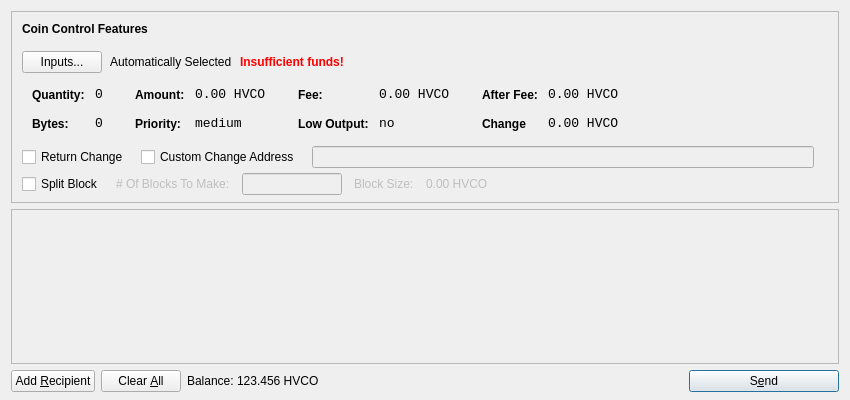
<?xml version="1.0" encoding="UTF-8"?>
<ui version="4.0">
 <class>SendCoinsDialog</class>
 <widget class="QDialog" name="SendCoinsDialog">
  <property name="geometry">
   <rect>
    <x>0</x>
    <y>0</y>
    <width>850</width>
    <height>400</height>
   </rect>
  </property>
  <property name="windowTitle">
   <string>Send Coins</string>
  </property>
  <layout class="QVBoxLayout" name="verticalLayout" stretch="0,1,0">
   <property name="bottomMargin">
    <number>8</number>
   </property>
   <item>
    <widget class="QFrame" name="frameCoinControl">
     <property name="sizePolicy">
      <sizepolicy hsizetype="Expanding" vsizetype="Expanding">
       <horstretch>0</horstretch>
       <verstretch>0</verstretch>
      </sizepolicy>
     </property>
     <property name="maximumSize">
      <size>
       <width>16777215</width>
       <height>16777215</height>
      </size>
     </property>
     <property name="frameShape">
      <enum>QFrame::StyledPanel</enum>
     </property>
     <property name="frameShadow">
      <enum>QFrame::Sunken</enum>
     </property>
     <layout class="QVBoxLayout" name="verticalLayoutCoinControl2">
      <property name="spacing">
       <number>6</number>
      </property>
      <property name="leftMargin">
       <number>0</number>
      </property>
      <property name="topMargin">
       <number>0</number>
      </property>
      <property name="rightMargin">
       <number>0</number>
      </property>
      <property name="bottomMargin">
       <number>6</number>
      </property>
      <item>
       <layout class="QVBoxLayout" name="verticalLayoutCoinControl" stretch="0,0,0,0,1">
        <property name="spacing">
         <number>0</number>
        </property>
        <property name="leftMargin">
         <number>10</number>
        </property>
        <property name="topMargin">
         <number>10</number>
        </property>
        <item>
         <layout class="QHBoxLayout" name="horizontalLayoutCoinControl1">
          <property name="bottomMargin">
           <number>15</number>
          </property>
          <item>
           <widget class="QLabel" name="labelCoinControlFeatures">
            <property name="sizePolicy">
             <sizepolicy hsizetype="Preferred" vsizetype="Maximum">
              <horstretch>0</horstretch>
              <verstretch>0</verstretch>
             </sizepolicy>
            </property>
            <property name="font">
             <font>
              <weight>75</weight>
              <bold>true</bold>
             </font>
            </property>
            <property name="styleSheet">
             <string notr="true">font-weight:bold;</string>
            </property>
            <property name="text">
             <string>Coin Control Features</string>
            </property>
           </widget>
          </item>
         </layout>
        </item>
        <item>
         <layout class="QHBoxLayout" name="horizontalLayoutCoinControl2" stretch="0,0,0,0">
          <property name="spacing">
           <number>8</number>
          </property>
          <property name="bottomMargin">
           <number>10</number>
          </property>
          <item>
           <widget class="QPushButton" name="pushButtonCoinControl">
            <property name="styleSheet">
             <string notr="true"/>
            </property>
            <property name="text">
             <string>Inputs...</string>
            </property>
           </widget>
          </item>
          <item>
           <widget class="QLabel" name="labelCoinControlAutomaticallySelected">
            <property name="text">
             <string>Automatically Selected</string>
            </property>
            <property name="margin">
             <number>5</number>
            </property>
           </widget>
          </item>
          <item>
           <widget class="QLabel" name="labelCoinControlInsuffFunds">
            <property name="font">
             <font>
              <weight>75</weight>
              <bold>true</bold>
             </font>
            </property>
            <property name="styleSheet">
             <string notr="true">color:red;font-weight:bold;</string>
            </property>
            <property name="text">
             <string>Insufficient funds!</string>
            </property>
            <property name="margin">
             <number>5</number>
            </property>
           </widget>
          </item>
          <item>
           <spacer name="horizontalSpacerCoinControl">
            <property name="orientation">
             <enum>Qt::Horizontal</enum>
            </property>
            <property name="sizeHint" stdset="0">
             <size>
              <width>40</width>
              <height>1</height>
             </size>
            </property>
           </spacer>
          </item>
         </layout>
        </item>
        <item>
         <widget class="QWidget" name="widgetCoinControl" native="true">
          <property name="sizePolicy">
           <sizepolicy hsizetype="Preferred" vsizetype="Preferred">
            <horstretch>0</horstretch>
            <verstretch>0</verstretch>
           </sizepolicy>
          </property>
          <property name="minimumSize">
           <size>
            <width>0</width>
            <height>0</height>
           </size>
          </property>
          <property name="styleSheet">
           <string notr="true"/>
          </property>
          <layout class="QHBoxLayout" name="horizontalLayoutCoinControl5">
           <property name="margin">
            <number>0</number>
           </property>
           <item>
            <layout class="QHBoxLayout" name="horizontalLayoutCoinControl3" stretch="0,0,0,1">
             <property name="spacing">
              <number>20</number>
             </property>
             <property name="topMargin">
              <number>0</number>
             </property>
             <property name="bottomMargin">
              <number>10</number>
             </property>
             <item>
              <layout class="QFormLayout" name="formLayoutCoinControl1">
               <property name="horizontalSpacing">
                <number>10</number>
               </property>
               <property name="verticalSpacing">
                <number>14</number>
               </property>
               <property name="leftMargin">
                <number>10</number>
               </property>
               <property name="topMargin">
                <number>4</number>
               </property>
               <property name="rightMargin">
                <number>6</number>
               </property>
               <item row="0" column="0">
                <widget class="QLabel" name="labelCoinControlQuantityText">
                 <property name="styleSheet">
                  <string notr="true">font-weight:bold;</string>
                 </property>
                 <property name="text">
                  <string>Quantity:</string>
                 </property>
                 <property name="margin">
                  <number>0</number>
                 </property>
                </widget>
               </item>
               <item row="0" column="1">
                <widget class="QLabel" name="labelCoinControlQuantity">
                 <property name="font">
                  <font>
                   <family>Monospace</family>
                   <pointsize>10</pointsize>
                  </font>
                 </property>
                 <property name="cursor">
                  <cursorShape>IBeamCursor</cursorShape>
                 </property>
                 <property name="contextMenuPolicy">
                  <enum>Qt::ActionsContextMenu</enum>
                 </property>
                 <property name="text">
                  <string>0</string>
                 </property>
                 <property name="margin">
                  <number>0</number>
                 </property>
                 <property name="textInteractionFlags">
                  <set>Qt::LinksAccessibleByMouse|Qt::TextSelectableByKeyboard|Qt::TextSelectableByMouse</set>
                 </property>
                </widget>
               </item>
               <item row="1" column="0">
                <widget class="QLabel" name="labelCoinControlBytesText">
                 <property name="styleSheet">
                  <string notr="true">font-weight:bold;</string>
                 </property>
                 <property name="text">
                  <string>Bytes:</string>
                 </property>
                </widget>
               </item>
               <item row="1" column="1">
                <widget class="QLabel" name="labelCoinControlBytes">
                 <property name="font">
                  <font>
                   <family>Monospace</family>
                   <pointsize>10</pointsize>
                  </font>
                 </property>
                 <property name="cursor">
                  <cursorShape>IBeamCursor</cursorShape>
                 </property>
                 <property name="contextMenuPolicy">
                  <enum>Qt::ActionsContextMenu</enum>
                 </property>
                 <property name="text">
                  <string>0</string>
                 </property>
                 <property name="textInteractionFlags">
                  <set>Qt::LinksAccessibleByMouse|Qt::TextSelectableByKeyboard|Qt::TextSelectableByMouse</set>
                 </property>
                </widget>
               </item>
              </layout>
             </item>
             <item>
              <layout class="QFormLayout" name="formLayoutCoinControl2">
               <property name="horizontalSpacing">
                <number>10</number>
               </property>
               <property name="verticalSpacing">
                <number>14</number>
               </property>
               <property name="leftMargin">
                <number>6</number>
               </property>
               <property name="topMargin">
                <number>4</number>
               </property>
               <property name="rightMargin">
                <number>6</number>
               </property>
               <item row="0" column="0">
                <widget class="QLabel" name="labelCoinControlAmountText">
                 <property name="styleSheet">
                  <string notr="true">font-weight:bold;</string>
                 </property>
                 <property name="text">
                  <string>Amount:</string>
                 </property>
                 <property name="margin">
                  <number>0</number>
                 </property>
                </widget>
               </item>
               <item row="0" column="1">
                <widget class="QLabel" name="labelCoinControlAmount">
                 <property name="font">
                  <font>
                   <family>Monospace</family>
                   <pointsize>10</pointsize>
                  </font>
                 </property>
                 <property name="cursor">
                  <cursorShape>IBeamCursor</cursorShape>
                 </property>
                 <property name="contextMenuPolicy">
                  <enum>Qt::ActionsContextMenu</enum>
                 </property>
                 <property name="text">
                  <string>0.00 HVCO</string>
                 </property>
                 <property name="textInteractionFlags">
                  <set>Qt::LinksAccessibleByMouse|Qt::TextSelectableByKeyboard|Qt::TextSelectableByMouse</set>
                 </property>
                </widget>
               </item>
               <item row="1" column="0">
                <widget class="QLabel" name="labelCoinControlPriorityText">
                 <property name="styleSheet">
                  <string notr="true">font-weight:bold;</string>
                 </property>
                 <property name="text">
                  <string>Priority:</string>
                 </property>
                </widget>
               </item>
               <item row="1" column="1">
                <widget class="QLabel" name="labelCoinControlPriority">
                 <property name="font">
                  <font>
                   <family>Monospace</family>
                   <pointsize>10</pointsize>
                  </font>
                 </property>
                 <property name="cursor">
                  <cursorShape>IBeamCursor</cursorShape>
                 </property>
                 <property name="contextMenuPolicy">
                  <enum>Qt::ActionsContextMenu</enum>
                 </property>
                 <property name="text">
                  <string>medium</string>
                 </property>
                 <property name="textInteractionFlags">
                  <set>Qt::LinksAccessibleByMouse|Qt::TextSelectableByKeyboard|Qt::TextSelectableByMouse</set>
                 </property>
                </widget>
               </item>
              </layout>
             </item>
             <item>
              <layout class="QFormLayout" name="formLayoutCoinControl3">
               <property name="horizontalSpacing">
                <number>10</number>
               </property>
               <property name="verticalSpacing">
                <number>14</number>
               </property>
               <property name="leftMargin">
                <number>6</number>
               </property>
               <property name="topMargin">
                <number>4</number>
               </property>
               <property name="rightMargin">
                <number>6</number>
               </property>
               <item row="0" column="0">
                <widget class="QLabel" name="labelCoinControlFeeText">
                 <property name="styleSheet">
                  <string notr="true">font-weight:bold;</string>
                 </property>
                 <property name="text">
                  <string>Fee:</string>
                 </property>
                 <property name="margin">
                  <number>0</number>
                 </property>
                </widget>
               </item>
               <item row="0" column="1">
                <widget class="QLabel" name="labelCoinControlFee">
                 <property name="font">
                  <font>
                   <family>Monospace</family>
                   <pointsize>10</pointsize>
                  </font>
                 </property>
                 <property name="cursor">
                  <cursorShape>IBeamCursor</cursorShape>
                 </property>
                 <property name="contextMenuPolicy">
                  <enum>Qt::ActionsContextMenu</enum>
                 </property>
                 <property name="text">
                  <string>0.00 HVCO</string>
                 </property>
                 <property name="textInteractionFlags">
                  <set>Qt::LinksAccessibleByMouse|Qt::TextSelectableByKeyboard|Qt::TextSelectableByMouse</set>
                 </property>
                </widget>
               </item>
               <item row="1" column="0">
                <widget class="QLabel" name="labelCoinControlLowOutputText">
                 <property name="styleSheet">
                  <string notr="true">font-weight:bold;</string>
                 </property>
                 <property name="text">
                  <string>Low Output:</string>
                 </property>
                </widget>
               </item>
               <item row="1" column="1">
                <widget class="QLabel" name="labelCoinControlLowOutput">
                 <property name="font">
                  <font>
                   <family>Monospace</family>
                   <pointsize>10</pointsize>
                  </font>
                 </property>
                 <property name="cursor">
                  <cursorShape>IBeamCursor</cursorShape>
                 </property>
                 <property name="contextMenuPolicy">
                  <enum>Qt::ActionsContextMenu</enum>
                 </property>
                 <property name="text">
                  <string>no</string>
                 </property>
                 <property name="textInteractionFlags">
                  <set>Qt::LinksAccessibleByMouse|Qt::TextSelectableByKeyboard|Qt::TextSelectableByMouse</set>
                 </property>
                </widget>
               </item>
              </layout>
             </item>
             <item>
              <layout class="QFormLayout" name="formLayoutCoinControl4">
               <property name="fieldGrowthPolicy"> 
                 <enum>QFormLayout::AllNonFixedFieldsGrow</enum> 
                </property>			  
               <property name="horizontalSpacing">
                <number>10</number>
               </property>
               <property name="verticalSpacing">
                <number>14</number>
               </property>
               <property name="leftMargin">
                <number>6</number>
               </property>
               <property name="topMargin">
                <number>4</number>
               </property>
               <property name="rightMargin">
                <number>6</number>
               </property>
               <item row="0" column="0">
                <widget class="QLabel" name="labelCoinControlAfterFeeText">
                 <property name="styleSheet">
                  <string notr="true">font-weight:bold;</string>
                 </property>
                 <property name="text">
                  <string>After Fee:</string>
                 </property>
                 <property name="margin">
                  <number>0</number>
                 </property>
                </widget>
               </item>
               <item row="0" column="1">
                <widget class="QLabel" name="labelCoinControlAfterFee">
                 <property name="font">
                  <font>
                   <family>Monospace</family>
                   <pointsize>10</pointsize>
                  </font>
                 </property>
                 <property name="cursor">
                  <cursorShape>IBeamCursor</cursorShape>
                 </property>
                 <property name="contextMenuPolicy">
                  <enum>Qt::ActionsContextMenu</enum>
                 </property>
                 <property name="text">
                  <string>0.00 HVCO</string>
                 </property>
                 <property name="textInteractionFlags">
                  <set>Qt::LinksAccessibleByMouse|Qt::TextSelectableByKeyboard|Qt::TextSelectableByMouse</set>
                 </property>
                </widget>
               </item>
               <item row="1" column="0">
                <widget class="QLabel" name="labelCoinControlChangeText">
                 <property name="styleSheet">
                  <string notr="true">font-weight:bold;</string>
                 </property>
                 <property name="text">
                  <string>Change</string>
                 </property>
                </widget>
               </item>
               <item row="1" column="1">
                <widget class="QLabel" name="labelCoinControlChange">
                 <property name="font">
                  <font>
                   <family>Monospace</family>
                   <pointsize>10</pointsize>
                  </font>
                 </property>
                 <property name="cursor">
                  <cursorShape>IBeamCursor</cursorShape>
                 </property>
                 <property name="contextMenuPolicy">
                  <enum>Qt::ActionsContextMenu</enum>
                 </property>
                 <property name="text">
                  <string>0.00 HVCO</string>
                 </property>
                 <property name="textInteractionFlags">
                  <set>Qt::LinksAccessibleByMouse|Qt::TextSelectableByKeyboard|Qt::TextSelectableByMouse</set>
                 </property>
                </widget>
               </item>
              </layout>
             </item>
            </layout>
           </item>
          </layout>
         </widget>
        </item>
        <item>
        <layout class="QHBoxLayout" name="horizontalLayoutCoinControl4" stretch="0,0,0,0">
          <property name="spacing">
           <number>12</number>
          </property>
          <property name="sizeConstraint">
           <enum>QLayout::SetDefaultConstraint</enum>
          </property>
          <property name="topMargin">
           <number>5</number>
          </property>
          <property name="rightMargin">
           <number>5</number>
          </property>
          <item>
		  <widget class="QCheckBox" name="returnChangeCheckBox">
 		  <property name="text">
 		  <string>Return Change</string>
 		  </property>
		  </widget>
 		  </item>
 		  <item>		  
           <widget class="QCheckBox" name="checkBoxCoinControlChange">
            <property name="text">
             <string>Custom Change Address</string>
            </property>
           </widget>
          </item>
          <item>
           <widget class="QLineEdit" name="lineEditCoinControlChange">
            <property name="enabled">
             <bool>false</bool>
            </property>
            <property name="sizePolicy">
             <sizepolicy hsizetype="Expanding" vsizetype="Fixed">
              <horstretch>0</horstretch>
              <verstretch>0</verstretch>
             </sizepolicy>
            </property>
           </widget>
          </item>
          <item>
           <widget class="QLabel" name="labelCoinControlChangeLabel">
            <property name="sizePolicy">
             <sizepolicy hsizetype="Preferred" vsizetype="Expanding">
              <horstretch>0</horstretch>
              <verstretch>0</verstretch>
             </sizepolicy>
            </property>
            <property name="minimumSize">
             <size>
              <width>0</width>
              <height>0</height>
             </size>
            </property>
            <property name="text">
             <string/>
            </property>
            <property name="margin">
             <number>3</number>
            </property>
           </widget>
          </item>
         </layout>
        </item>
        <item>
         <layout class="QHBoxLayout" name="horizontalLayoutCoinControl4a" stretch="0,0,0,0">
           <property name="alignment" >
          <set>Qt::AlignLeft</set>
           </property>
           <property name="spacing">
            <number>12</number>
           </property>
           <property name="sizeConstraint">
            <enum>QLayout::SetDefaultConstraint</enum>
           </property>
           <property name="topMargin">
            <number>5</number>
           </property>
           <property name="rightMargin">
            <number>5</number>
           </property>
            <item> 
            <widget class="QCheckBox" name="splitBlockCheckBox"> 
             <property name="text"> 
              <string>Split Block</string> 
             </property> 
            </widget> 
           </item> 
           <item> 
            <widget class="QLabel" name="labelBlocksToMakeText"> 
             <property name="enabled"> 
              <bool>false</bool> 
             </property> 
             <property name="text"> 
              <string># Of Blocks To Make:</string> 
             </property> 
            </widget> 
           </item>
           <item> 
            <widget class="QLineEdit" name="splitBlockLineEdit"> 
             <property name="enabled"> 
              <bool>false</bool> 
             </property> 
             <property name="sizePolicy"> 
              <sizepolicy hsizetype="Fixed" vsizetype="Fixed"> 
               <horstretch>0</horstretch> 
               <verstretch>0</verstretch> 
              </sizepolicy> 
             </property> 
             <property name="maximumSize"> 
              <size> 
               <width>100</width> 
               <height>16777215</height> 
              </size> 
             </property> 
            </widget> 
           </item> 
           <item> 
            <widget class="QLabel" name="labelBlockSizeText"> 
             <property name="enabled"> 
              <bool>false</bool> 
             </property> 
             <property name="text"> 
              <string>Block Size:</string> 
             </property> 
            </widget> 
           </item> 
           <item> 
            <widget class="QLabel" name="labelBlockSize"> 
             <property name="enabled"> 
              <bool>false</bool> 
             </property> 
             <property name="text"> 
              <string>0.00 HVCO</string> 
             </property>
            </widget> 
            </item>
          </layout>
         </item>
         <item>		
         <spacer name="verticalSpacerCoinControl">
          <property name="orientation">
           <enum>Qt::Vertical</enum>
          </property>
          <property name="sizeHint" stdset="0">
           <size>
            <width>800</width>
            <height>1</height>
           </size>
          </property>
         </spacer>
        </item>
       </layout>
      </item>
     </layout>
    </widget>
   </item>
   <item>
    <widget class="QScrollArea" name="scrollArea">
     <property name="widgetResizable">
      <bool>true</bool>
     </property>
     <widget class="QWidget" name="scrollAreaWidgetContents">
      <property name="geometry">
       <rect>
        <x>0</x>
        <y>0</y>
        <width>830</width>
        <height>172</height>
       </rect>
      </property>
      <layout class="QVBoxLayout" name="verticalLayout_2">
       <property name="margin">
        <number>0</number>
       </property>
       <item>
        <layout class="QVBoxLayout" name="entries">
         <property name="spacing">
          <number>6</number>
         </property>
        </layout>
       </item>
       <item>
        <spacer name="verticalSpacer">
         <property name="orientation">
          <enum>Qt::Vertical</enum>
         </property>
         <property name="sizeHint" stdset="0">
          <size>
           <width>20</width>
           <height>40</height>
          </size>
         </property>
        </spacer>
       </item>
      </layout>
     </widget>
    </widget>
   </item>
   <item>
    <layout class="QHBoxLayout" name="horizontalLayout">
     <item>
      <widget class="QPushButton" name="addButton">
       <property name="toolTip">
        <string>Send to multiple recipients at once</string>
       </property>
       <property name="text">
        <string>Add &amp;Recipient</string>
       </property>
       <property name="icon">
        <iconset resource="../bitcoin.qrc">
         <normaloff>:/icons/add</normaloff>:/icons/add</iconset>
       </property>
       <property name="autoDefault">
        <bool>false</bool>
       </property>
      </widget>
     </item>
     <item>
      <widget class="QPushButton" name="clearButton">
       <property name="sizePolicy">
        <sizepolicy hsizetype="Minimum" vsizetype="Fixed">
         <horstretch>0</horstretch>
         <verstretch>0</verstretch>
        </sizepolicy>
       </property>
       <property name="toolTip">
        <string>Remove all transaction fields</string>
       </property>
       <property name="text">
        <string>Clear &amp;All</string>
       </property>
       <property name="icon">
        <iconset resource="../bitcoin.qrc">
         <normaloff>:/icons/remove</normaloff>:/icons/remove</iconset>
       </property>
       <property name="autoRepeatDelay">
        <number>300</number>
       </property>
       <property name="autoDefault">
        <bool>false</bool>
       </property>
      </widget>
     </item>
     <item>
      <layout class="QHBoxLayout" name="horizontalLayout_2">
       <property name="spacing">
        <number>3</number>
       </property>
       <item>
        <widget class="QLabel" name="label">
         <property name="sizePolicy">
          <sizepolicy hsizetype="Preferred" vsizetype="Fixed">
           <horstretch>0</horstretch>
           <verstretch>0</verstretch>
          </sizepolicy>
         </property>
         <property name="text">
          <string>Balance:</string>
         </property>
        </widget>
       </item>
       <item>
        <widget class="QLabel" name="labelBalance">
         <property name="sizePolicy">
          <sizepolicy hsizetype="Preferred" vsizetype="Fixed">
           <horstretch>0</horstretch>
           <verstretch>0</verstretch>
          </sizepolicy>
         </property>
         <property name="cursor">
          <cursorShape>IBeamCursor</cursorShape>
         </property>
         <property name="text">
          <string>123.456 HVCO</string>
         </property>
         <property name="textInteractionFlags">
          <set>Qt::LinksAccessibleByMouse|Qt::TextSelectableByKeyboard|Qt::TextSelectableByMouse</set>
         </property>
        </widget>
       </item>
      </layout>
     </item>
     <item>
      <spacer name="horizontalSpacer">
       <property name="orientation">
        <enum>Qt::Horizontal</enum>
       </property>
       <property name="sizeHint" stdset="0">
        <size>
         <width>40</width>
         <height>20</height>
        </size>
       </property>
      </spacer>
     </item>
     <item>
      <widget class="QPushButton" name="sendButton">
       <property name="minimumSize">
        <size>
         <width>150</width>
         <height>0</height>
        </size>
       </property>
       <property name="toolTip">
        <string>Confirm the send action</string>
       </property>
       <property name="text">
        <string>S&amp;end</string>
       </property>
       <property name="icon">
        <iconset resource="../bitcoin.qrc">
         <normaloff>:/icons/send</normaloff>:/icons/send</iconset>
       </property>
       <property name="default">
        <bool>true</bool>
       </property>
      </widget>
     </item>
    </layout>
   </item>
  </layout>
 </widget>
 <resources>
  <include location="../bitcoin.qrc"/>
 </resources>
 <connections/>
</ui>
